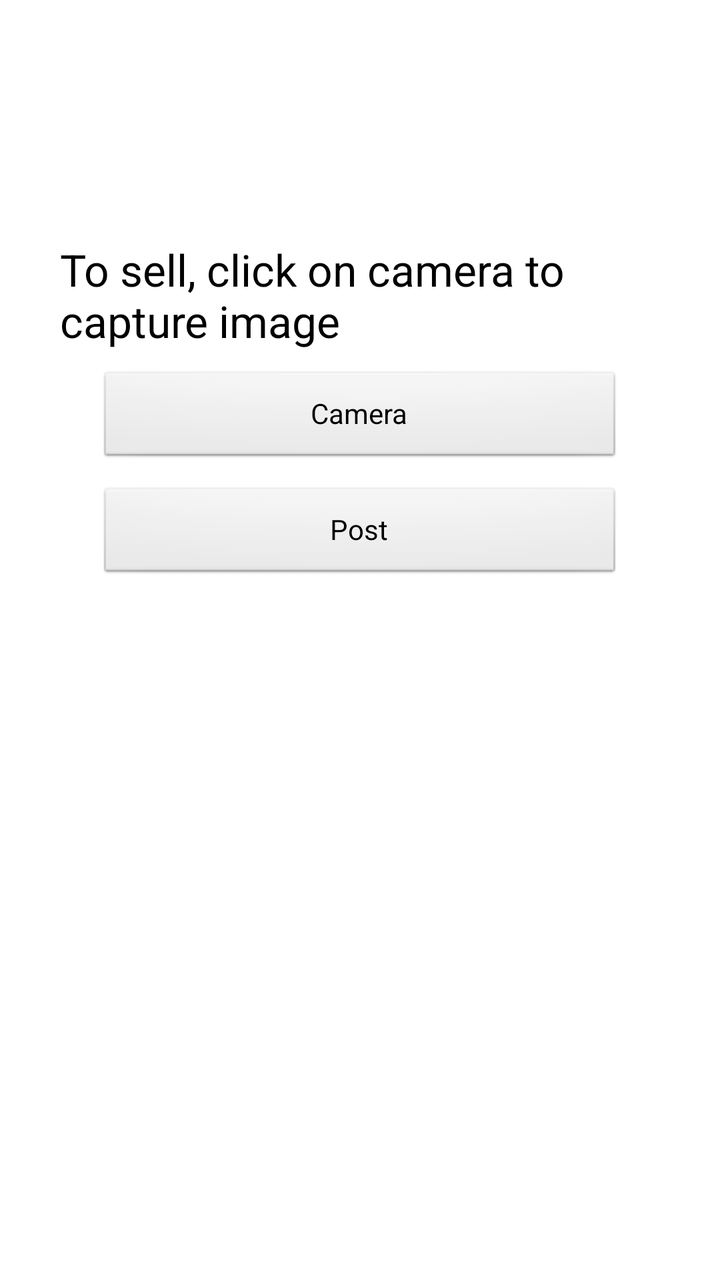
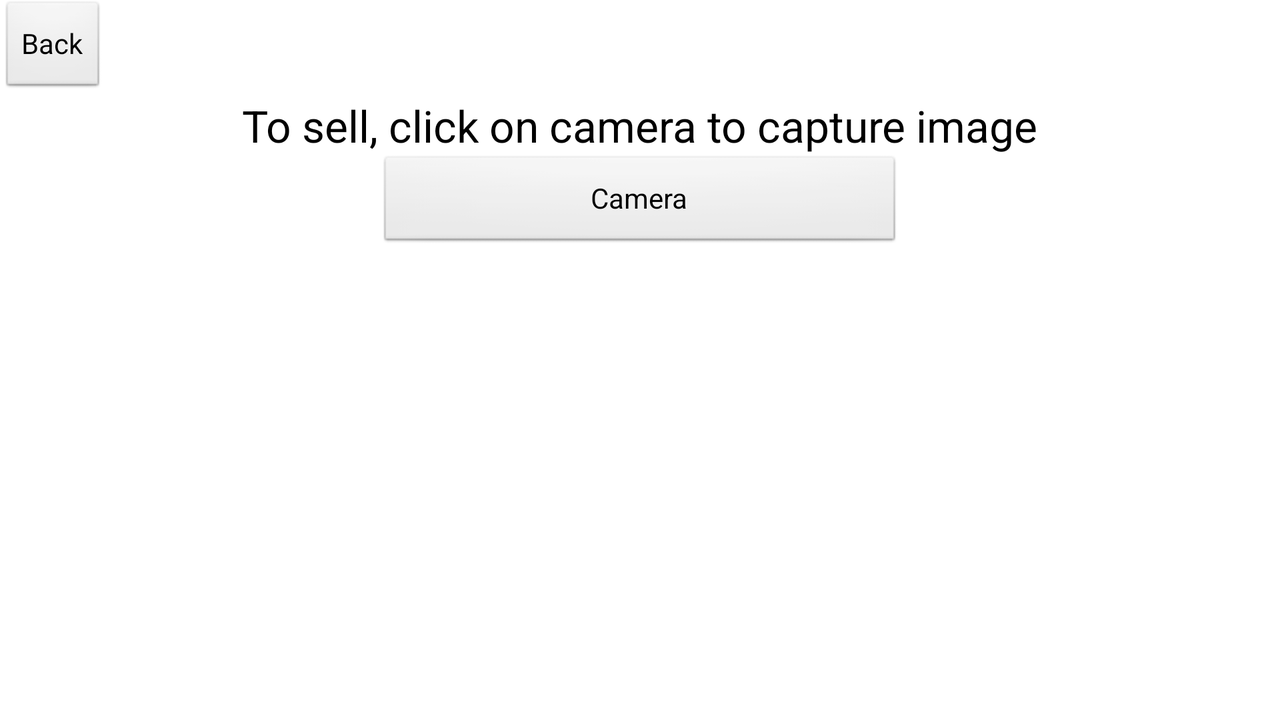

Compare how this app lays out the same screen by default and in its alternative resource folder. The renders come first, then the two layout files and the values they reference.
<!-- AndroidManifest.xml: application theme AppTheme -->
<!-- res/layout/activity_sell.xml -->
<?xml version="1.0" encoding="utf-8"?>
<LinearLayout xmlns:android="http://schemas.android.com/apk/res/android"
    android:layout_width="match_parent"
    android:layout_height="match_parent"
    android:gravity="center_horizontal"
    android:orientation="vertical" >

     <TextView
         android:id="@+id/textView2"
         android:layout_width="wrap_content"
         android:layout_height="wrap_content"
         android:layout_marginLeft="30dp"
         android:layout_marginRight="30dp"
         android:layout_marginTop="120dp"
         android:text="@string/capture_image"
         android:textAppearance="?android:attr/textAppearanceLarge" />
        
    <Button
        android:id="@+id/camerabutton"
        android:layout_width="262dp"
        android:layout_height="wrap_content"
        android:layout_marginLeft="30dp"
        android:layout_marginRight="30dp"
        android:layout_marginTop="10dp"
        android:text="@string/camera" />

    <Button
        android:id="@+id/postbutton"
        android:layout_width="262dp"
        android:layout_height="wrap_content"
        android:layout_marginLeft="30dp"
        android:layout_marginRight="30dp"
        android:layout_marginTop="10dp"
        android:text="@string/post" />
    
    <ImageView
      android:id="@+id/imageView"
      android:layout_width="wrap_content"
      android:layout_height="wrap_content" 
      android:layout_marginLeft="3dip"
      android:layout_marginRight="3dip"
      android:scaleType="centerInside"/>

</LinearLayout>
<!-- resources referenced by this layout -->
<resources>
  <string name="camera">Camera</string>
  <string name="capture_image">To sell, click on camera to capture image</string>
  <string name="post">Post</string>
  <style name="AppTheme" parent="AppBaseTheme">
          
      </style>
  <style name="AppBaseTheme" parent="android:Theme.Light">
          
      </style>
</resources>
<!-- res/layout-land/activity_sell.xml (the repository's variant of the layout above) -->
<!-- drawn on the phone turned sideways -->
<?xml version="1.0" encoding="utf-8"?>
<LinearLayout xmlns:android="http://schemas.android.com/apk/res/android"
    android:layout_width="match_parent"
    android:layout_height="match_parent"
    android:orientation="vertical" >

    <Button
        android:id="@+id/backbutton2"
        android:layout_width="wrap_content"
        android:layout_height="wrap_content"
        android:text="@string/back" />

     <TextView
         android:id="@+id/textView2"
         android:layout_width="wrap_content"
         android:layout_height="wrap_content"
		 android:layout_gravity="center_vertical|center_horizontal"
         android:text="@string/capture_image"
         android:textAppearance="?android:attr/textAppearanceLarge" />
        
    <Button
        android:id="@+id/camerabutton"
        android:layout_width="262dp"
        android:layout_height="wrap_content"
        android:layout_gravity="center_horizontal"
        android:text="@string/camera" />

</LinearLayout>
<!-- resources referenced by the variant -->
<!-- as the phone turned sideways resolves them -->
<resources>
  <string name="back">Back</string>
  <string name="camera">Camera</string>
  <string name="capture_image">To sell, click on camera to capture image</string>
  <style name="AppTheme" parent="AppBaseTheme">
          
      </style>
  <style name="AppBaseTheme" parent="android:Theme.Light">
          
      </style>
</resources>
